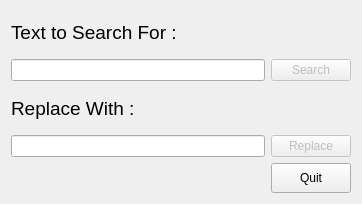
<?xml version="1.0" encoding="UTF-8"?>
<ui version="4.0">
 <class>searchreplace</class>
 <widget class="QDialog" name="searchreplace">
  <property name="geometry">
   <rect>
    <x>0</x>
    <y>0</y>
    <width>362</width>
    <height>204</height>
   </rect>
  </property>
  <property name="windowTitle">
   <string>Search and Replace</string>
  </property>
  <layout class="QGridLayout" name="gridLayout">
   <item row="0" column="0">
    <layout class="QVBoxLayout" name="verticalLayout_2">
     <item>
      <widget class="QLabel" name="label">
       <property name="font">
        <font>
         <pointsize>14</pointsize>
        </font>
       </property>
       <property name="text">
        <string>Text to Search For :</string>
       </property>
      </widget>
     </item>
     <item>
      <layout class="QHBoxLayout" name="horizontalLayout">
       <item>
        <widget class="QLineEdit" name="lineEdit"/>
       </item>
       <item>
        <widget class="QPushButton" name="pushButton">
         <property name="enabled">
          <bool>false</bool>
         </property>
         <property name="text">
          <string>Search</string>
         </property>
        </widget>
       </item>
      </layout>
     </item>
    </layout>
   </item>
   <item row="2" column="0">
    <layout class="QVBoxLayout" name="verticalLayout_3">
     <item>
      <widget class="QLabel" name="label_2">
       <property name="font">
        <font>
         <pointsize>14</pointsize>
        </font>
       </property>
       <property name="text">
        <string>Replace With :</string>
       </property>
      </widget>
     </item>
     <item>
      <layout class="QHBoxLayout" name="horizontalLayout_2">
       <item>
        <widget class="QLineEdit" name="lineEdit_2"/>
       </item>
       <item>
        <widget class="QPushButton" name="pushButton_2">
         <property name="enabled">
          <bool>false</bool>
         </property>
         <property name="text">
          <string>Replace</string>
         </property>
        </widget>
       </item>
      </layout>
     </item>
    </layout>
   </item>
   <item row="3" column="0">
    <layout class="QHBoxLayout" name="horizontalLayout_3">
     <item>
      <spacer name="horizontalSpacer">
       <property name="orientation">
        <enum>Qt::Horizontal</enum>
       </property>
       <property name="sizeHint" stdset="0">
        <size>
         <width>40</width>
         <height>20</height>
        </size>
       </property>
      </spacer>
     </item>
     <item>
      <widget class="QPushButton" name="pushButton_3">
       <property name="maximumSize">
        <size>
         <width>100</width>
         <height>30</height>
        </size>
       </property>
       <property name="text">
        <string>Quit</string>
       </property>
      </widget>
     </item>
    </layout>
   </item>
  </layout>
 </widget>
 <resources/>
 <connections>
  <connection>
   <sender>pushButton_3</sender>
   <signal>clicked()</signal>
   <receiver>searchreplace</receiver>
   <slot>close()</slot>
   <hints>
    <hint type="sourcelabel">
     <x>314</x>
     <y>165</y>
    </hint>
    <hint type="destinationlabel">
     <x>180</x>
     <y>101</y>
    </hint>
   </hints>
  </connection>
 </connections>
</ui>
